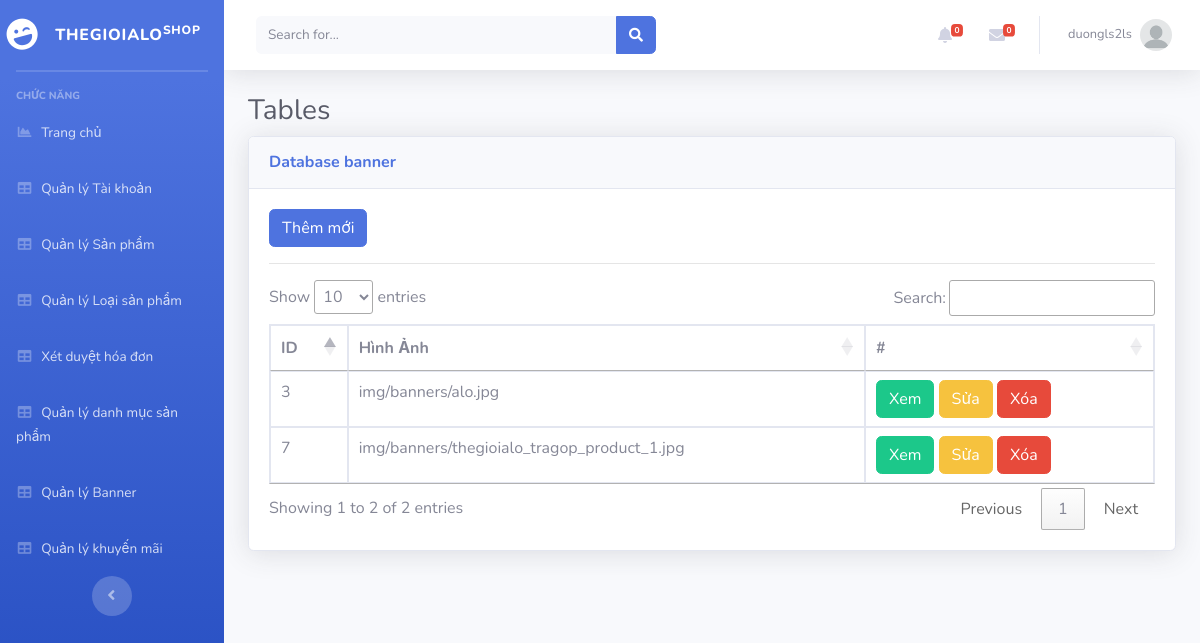
Screenshot of /Admin/index.php?mod=banner (signed in) with the database file from the repository.
### tables this page shows
CREATE TABLE `banner` (
  `Id` int(11) NOT NULL,
  `HinhAnh` varchar(255) DEFAULT NULL
);

### Admin/MVC/controllers/BannerController.php (called while the page is built, shortened)
<?php
class BannerController
{
	var $banner_model;
	function __construct()
	{
		$this->banner_model = new Banner();
	}
	public function list()
	{
		$data = $this->banner_model->All();
		require_once("MVC/Views/Admin/index.php");
	}
}

### Admin/MVC/Models/connection.php (called while the page is built, shortened)
<?php
    class Connection{
        function __construct()
        {
            $severname ="localhost";
            $username ="root";
            $password ="";
            $db_name ="shopphone";
            $this->conn = new mysqli($severname,$username,$password,$db_name);
        }
    }
?>

### Admin/MVC/Models/model.php (called while the page is built, shortened)
<?php
require_once("connection.php");
class Model
{
    var $table;
    var $contens;
    function __construct()
    {
        $conn_obj = new Connection();
        $this->conn = $conn_obj->conn;
    }
    function All()
    {
        $query = "select * from $this->table ORDER BY $this->contens DESC ";
        require("result.php");
        return $data;
    }
}

### Admin/MVC/Models/result.php (called while the page is built)
<?php
$result = $this->conn->query($query);
$data = array();
while ($row = $result->fetch_assoc()) {
    $data[] = $row;
}
?>

### Admin/MVC/Views/banner/list.php (the view, shortened to what this page needs)
<a href="?mod=banner&act=add" type="button" class="btn btn-primary">Thêm mới</a>
<hr>
<table class="table table-bordered" id="dataTable" width="100%" cellspacing="0">
  <thead>
    <tr>
      <th scope="col">ID</th>
      <th scope="col">Hình Ảnh</th>
      <th scope="col">#</th>
    </tr>
  </thead>
  <tbody>
    <?php foreach ($data as $row) { ?>
      <tr>
        <td><?= $row['Id'] ?></td>
        <td><?= $row['HinhAnh'] ?></td>
        <td>
          <a href="?mod=banner&act=detail&id=<?= $row['Id'] ?>" class="btn btn-success">Xem</a>
          <?php if (isset($_SESSION['isLogin_Admin']) && $_SESSION['isLogin_Admin'] == true) { ?>
          <a href="?mod=banner&act=edit&id=<?= $row['Id'] ?>" class="btn btn-warning">Sửa</a>
          <a href="?mod=banner&act=delete&id=<?= $row['Id'] ?>" onclick="return confirm('Bạn có thật sự muốn xóa ?');" type="button" class="btn btn-danger">Xóa</a>
          <?php }?>
        </td>
      </tr>
    <?php } ?>
</table>

### rows the page displays
banner: Id "7", HinhAnh "img/banners/thegioialo_tragop_product_1.jpg"
banner: Id "3", HinhAnh "img/banners/alo.jpg"

### other values shown
$_SESSION['login']['TaiKhoan'] "duongls2ls"
$mod "banner"
